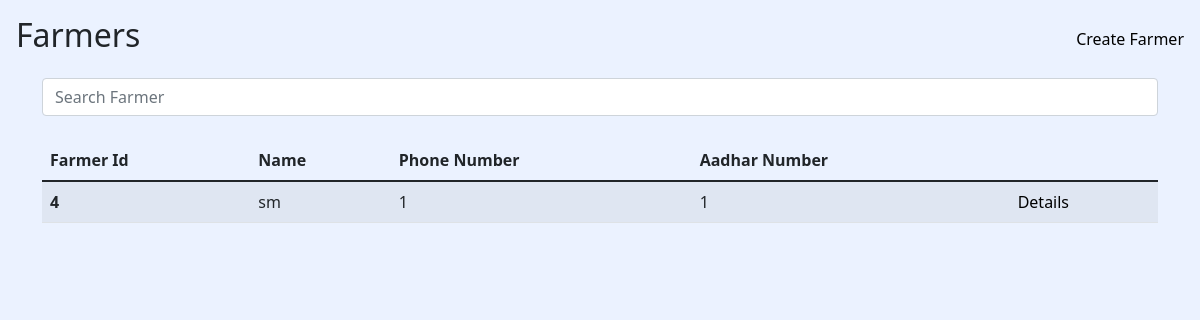
Before: /farmers with the older database file.
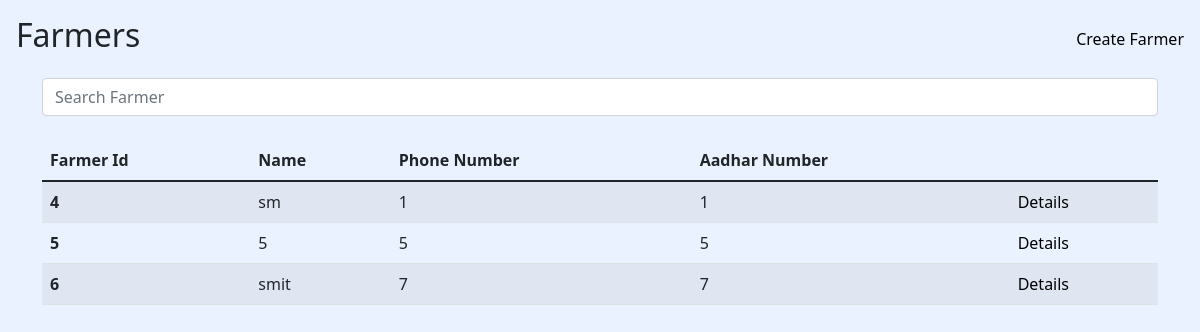
After: the same page with the newer database file.
### adminaccess/models.py (models this page shows)
class Farmer(models.Model):
    name = models.CharField(max_length=50)
    phone_number = models.IntegerField()
    address = models.TextField()
    aadhar_number = models.IntegerField(blank=True, null=True)
    family_members = models.IntegerField(blank=True, null=True)
    family_occupation = models.CharField(max_length=50, blank=True, null=True)
    is_access = models.BooleanField(default=False)

### adminaccess/views.py (the view)
# urls.py: path('farmers', views.farmers, name="farmers"),
def farmers(request):
    farmers = Farmer.objects.all()
    return render(request, 'forms/farmers.html', {'farmers':farmers})

### templates/forms/farmers.html (shortened to what this page needs)
<!DOCTYPE html>
<html lang="en">
<head>
    {% load static %}
    <link href="https://cdn.jsdelivr.net/npm/bootstrap@5.1.3/dist/css/bootstrap.min.css" rel="stylesheet" />
    <link rel="stylesheet" href="{% static 'createuser.css' %}" />
</head>
<body>
    <div class="d-flex justify-content-between p-3">
        <div class="h2">Farmers</div>
        <div class="d-flex justify-content-center align-items-center">
            <a href="farmer_registration">Create Farmer</a>
        </div>
    </div>
    <div class="container">
        <div class="form-outline mb-4">
            <input type="search" class="form-control" id="datatable-search-input" placeholder="Search Farmer">
        </div>
        <div id="datatable">
            <table class="table table-striped table-hover">
                <thead>
                    <tr>
                        <th scope="col">Farmer Id</th>
                        <th scope="col">Name</th>
                        <th scope="col">Phone Number</th>
                        <th scope="col">Aadhar Number</th>
                    </tr>
                </thead>
                <tbody>
                    {% for farmer in farmers %}
                    <tr>
                        <th scope="row">{{farmer.id}}</th>
                        <td>{{farmer.name}}</td>
                        <td>{{farmer.phone_number}}</td>
                        <td>{{farmer.aadhar_number}}</td>
                        <td><a href="farmer_details/{{farmer.id}}">Details</a></td>
                    {% endfor %}
                </tbody>
            </table>
        </div>
    </div>
</body>
</html>

### static/createuser.css (style rules this page uses)
body { background-color: rgb(235, 242, 255); }
a { color: black; text-decoration: none; }

Changed rows visible on the page:
added Farmer: id "5", name "5", phone_number "5", aadhar_number "5"
added Farmer: id "6", name "smit", phone_number "7", aadhar_number "7"
